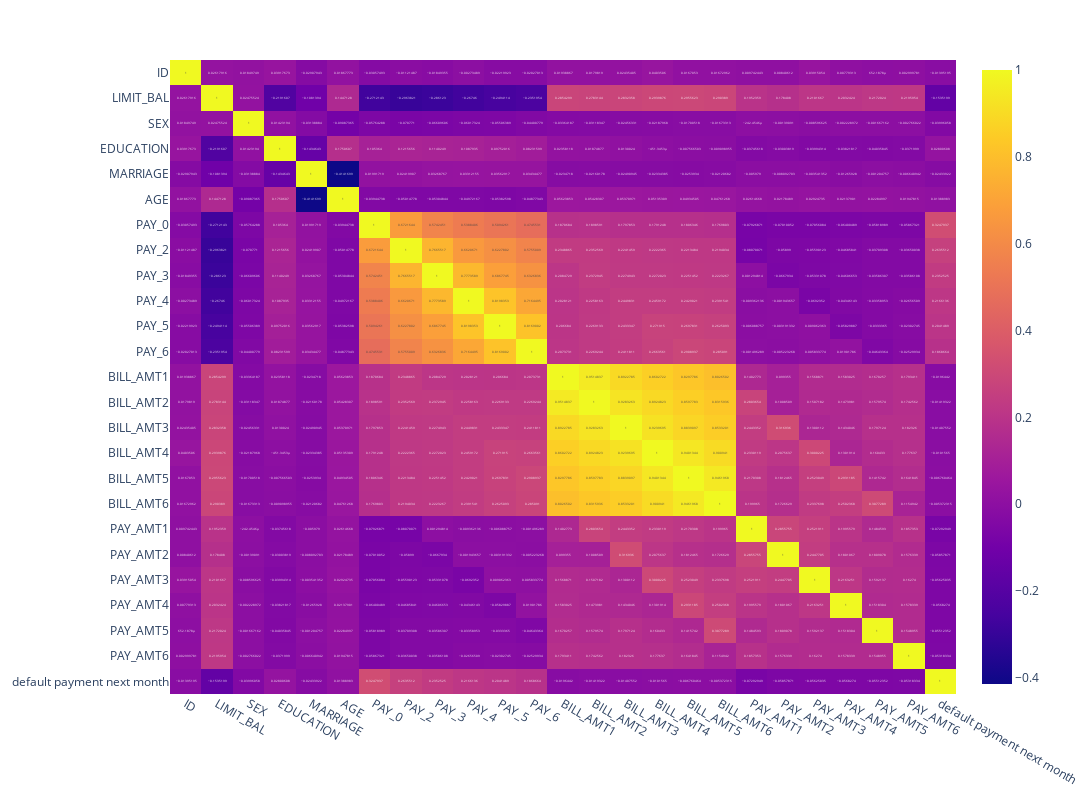

Notebook code for this chart:
### Code cell
fig = px.imshow(dfcor, text_auto=True, aspect="auto",width=2000, height=800)
fig.show()

### Figure 1 — Plotly figure (JSON) as saved in the notebook; plotly's stock layout.template omitted (floating-point values rounded to 4 significant figures; data arrays with more than 128 entries replaced by an {"elided": "..."} marker saying what was removed)
{"data": [{"coloraxis": "coloraxis", "hovertemplate": "x: %{x}<br>y: %{y}<br>color: %{z}<extra></extra>", "name": "0", "texttemplate": "%{z}", "type": "heatmap", "x": ["ID", "LIMIT_BAL", "SEX", "EDUCATION", "MARRIAGE", "AGE", "PAY_0", "PAY_2", "PAY_3", "PAY_4", "PAY_5", "PAY_6", "BILL_AMT1", "BILL_AMT2", "BILL_AMT3", "BILL_AMT4", "BILL_AMT5", "BILL_AMT6", "PAY_AMT1", "PAY_AMT2", "PAY_AMT3", "PAY_AMT4", "PAY_AMT5", "PAY_AMT6", "default payment next month"], "xaxis": "x", "y": ["ID", "LIMIT_BAL", "SEX", "EDUCATION", "MARRIAGE", "AGE", "PAY_0", "PAY_2", "PAY_3", "PAY_4", "PAY_5", "PAY_6", "BILL_AMT1", "BILL_AMT2", "BILL_AMT3", "BILL_AMT4", "BILL_AMT5", "BILL_AMT6", "PAY_AMT1", "PAY_AMT2", "PAY_AMT3", "PAY_AMT4", "PAY_AMT5", "PAY_AMT6", "default payment next month"], "yaxis": "y", "z": {"elided": "25x25 float values"}}], "layout": {"coloraxis": {"colorscale": [[0, "#0d0887"], [0.1111, "#46039f"], [0.2222, "#7201a8"], [0.3333, "#9c179e"], [0.4444, "#bd3786"], [0.5556, "#d8576b"], [0.6667, "#ed7953"], [0.7778, "#fb9f3a"], [0.8889, "#fdca26"], [1, "#f0f921"]]}, "height": 800, "margin": {"t": 60}, "width": 2000, "xaxis": {"anchor": "y", "domain": [0, 1]}, "yaxis": {"anchor": "x", "autorange": "reversed", "domain": [0, 1]}}}
